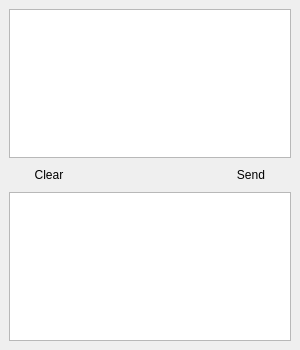
<?xml version="1.0" encoding="UTF-8"?>
<ui version="4.0">
 <class>MessageWindow</class>
 <widget class="QMainWindow" name="MessageWindow">
  <property name="geometry">
   <rect>
    <x>0</x>
    <y>0</y>
    <width>300</width>
    <height>350</height>
   </rect>
  </property>
  <property name="windowTitle">
   <string>MainWindow</string>
  </property>
  <widget class="QWidget" name="centralwidget">
   <layout class="QGridLayout" name="gridLayout">
    <item row="0" column="0" colspan="3">
     <widget class="QTextEdit" name="receTextEdit"/>
    </item>
    <item row="1" column="0">
     <widget class="QPushButton" name="clearPushButton">
      <property name="text">
       <string>Clear</string>
      </property>
      <property name="autoDefault">
       <bool>false</bool>
      </property>
      <property name="default">
       <bool>true</bool>
      </property>
      <property name="flat">
       <bool>true</bool>
      </property>
     </widget>
    </item>
    <item row="1" column="1">
     <spacer name="horizontalSpacer">
      <property name="orientation">
       <enum>Qt::Horizontal</enum>
      </property>
      <property name="sizeHint" stdset="0">
       <size>
        <width>117</width>
        <height>20</height>
       </size>
      </property>
     </spacer>
    </item>
    <item row="1" column="2">
     <widget class="QPushButton" name="sendPushButton">
      <property name="text">
       <string>Send</string>
      </property>
      <property name="default">
       <bool>true</bool>
      </property>
      <property name="flat">
       <bool>true</bool>
      </property>
     </widget>
    </item>
    <item row="2" column="0" colspan="3">
     <widget class="QTextEdit" name="sendTextEdit"/>
    </item>
   </layout>
  </widget>
 </widget>
 <resources/>
 <connections/>
</ui>
